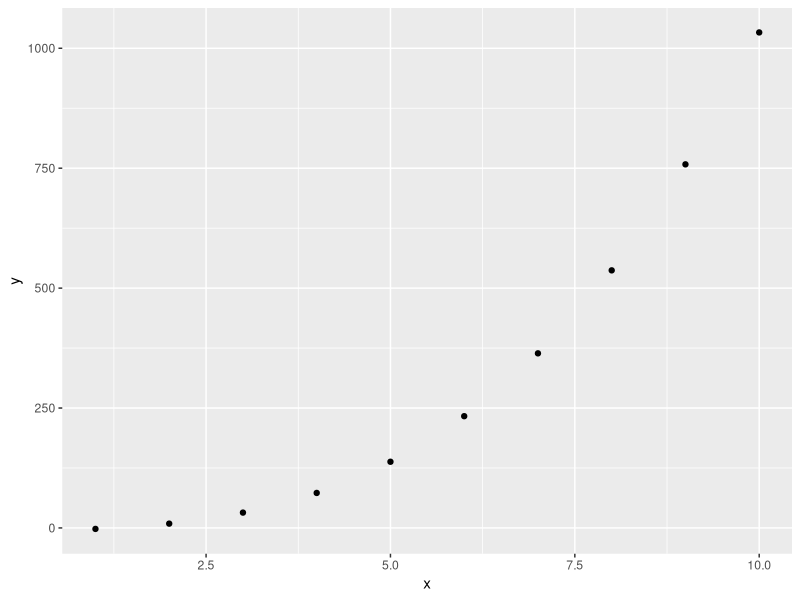
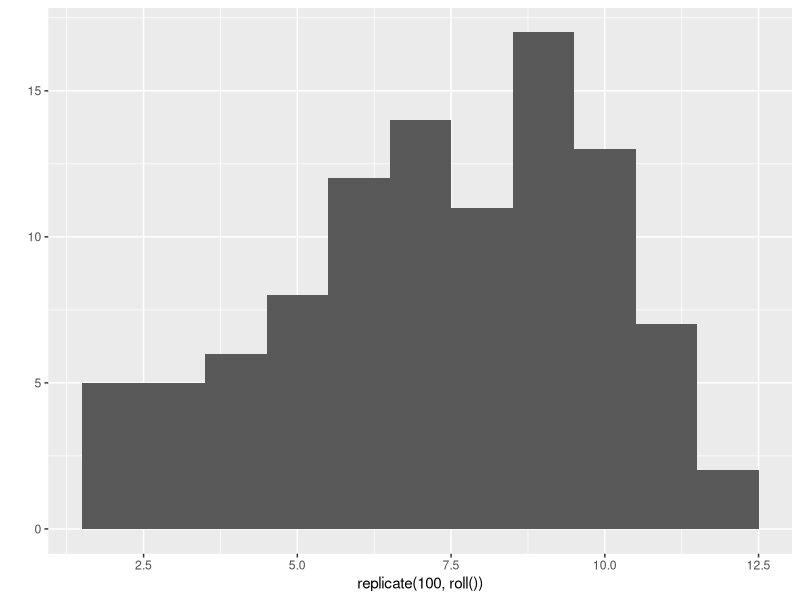
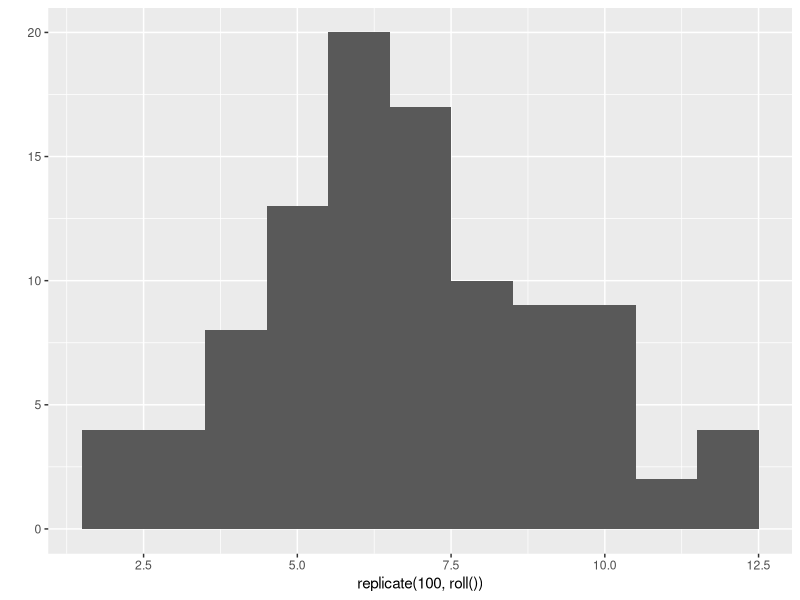

Generate these figures, in order, with R:
## ---- chunk 1
knitr::opts_chunk$set(echo = FALSE)
library(viridis)
## ---- chunk 2
1 + 3
## ---- chunk 3
a <- 1
b <- 4

a + b
a * b
b / a
b - a
## ---- chunk 4
die <- 1:6

1:2

die + 1:2

die*die
## ---- chunk 5
# Round
round(3.14431)

# Factorials
factorial(3)

# Mean
mean(die)
## ---- chunk 6
# Sampling
sample(1:4, 2)

sample(die, 2)

sample(die, 2, replace=TRUE)
## ---- chunk 7

roll <- function(){
  die <- 1:6
  dice <- sample(die, size = 2, replace = TRUE)
  sum(dice)
}

## ---- chunk 8
# This won't work as haven't defined bones
roll2 <- function(){
  dice <- sample(bones, size = 2, replace = TRUE)
  sum(dice)
}

# Bones is now defined
roll2 <- function(bones){
  dice <- sample(bones, size = 2, replace = TRUE)
  sum(dice)
}

# Can add default value for bones
roll2 <- function(bones = 1:6){
  dice <- sample(bones, size = 2, replace = TRUE)
  sum(dice)
}

## ---- chunk 9
# Install ggplot
#install.packages("ggplot")
## ---- chunk 10
# Loading ggplot
library(ggplot2)
## ---- chunk 11
?qplot
## ---- chunk 12
x <- 1:10
y <- x^3 + 4*x -7
## ---- chunk 13
qplot(x,y)
## ---- chunk 14
# Repeated rolls of the dice

# Plotting it

# Improving the plot
qplot(replicate(100, roll()), binwidth=1)
## ---- chunk 15
roll_unfair <- function(){
  die <- 1:6
  dice <- sample(die, size = 2, replace = TRUE, prob = c(1/8, 1/8, 1/8, 1/8, 1/8, 3/8))
  sum(dice)
}

qplot(replicate(100, roll()), binwidth=1)
